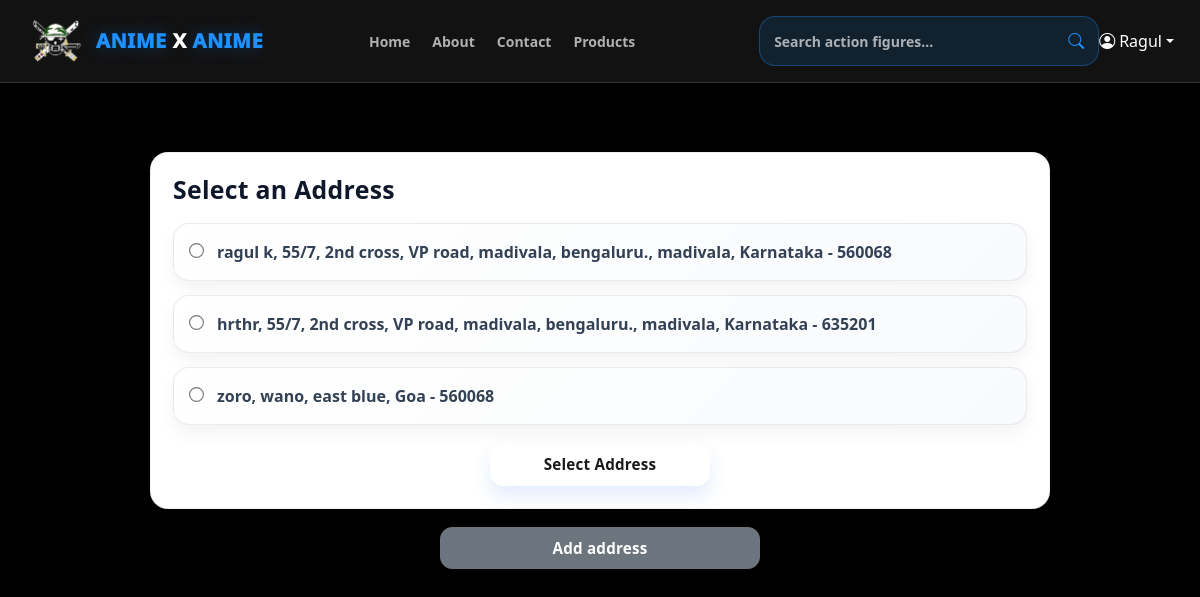
Screenshot of /orders/address/select/28/ (signed in) with the database file from the repository.
### orders/models.py (models this page shows, shortened)
class Address(models.Model):
    user = models.ForeignKey(User, on_delete=models.CASCADE, related_name="addresses")
    full_name = models.CharField(max_length=100, help_text="Full name of the recipient")
    phone_number = models.CharField(
        max_length=10,
        validators=[
            RegexValidator(r'^\d{10}$', message="Phone number must be 10 digits long.")
        ],
        help_text="Recipient's phone number"
    )
    address_line1 = models.CharField(max_length=255, help_text="Street address, P.O. Box, etc.")
    address_line2 = models.CharField(
        max_length=255, blank=True, null=True, help_text="Apartment, suite, unit, building, floor, etc."
    )
    landmark = models.CharField(
        max_length=255, blank=True, null=True, help_text="Landmark near the address"
    )
    city = models.CharField(max_length=100, help_text="City name")
    state = models.CharField(
        max_length=100,
        help_text="State name",
        choices=[
    ("Andhra Pradesh", "Andhra Pradesh"),
    ("Arunachal Pradesh", "Arunachal Pradesh"),
    ("Assam", "Assam"),
    ("Bihar", "Bihar"),
    ("Chhattisgarh", "Chhattisgarh"),
    ("Goa", "Goa"),
    ("Gujarat", "Gujarat"),
    ("Haryana", "Haryana"),
    ("Himachal Pradesh", "Himachal Pradesh"),
    ("Jharkhand", "Jharkhand"),
    ("Karnataka", "Karnataka"),
    ("Kerala", "Kerala"),
    ("Madhya Pradesh", "Madhya Pradesh"),
    ("Maharashtra", "Maharashtra"),
    ("Manipur", "Manipur"),
    ("Meghalaya", "Meghalaya"),
    ("Mizoram", "Mizoram"),
    ("Nagaland", "Nagaland"),
    ("Odisha", "Odisha"),
    ("Punjab", "Punjab"),
    ("Rajasthan", "Rajasthan"),
    ("Sikkim", "Sikkim"),
    ("Tamil Nadu", "Tamil Nadu"),
    ("Telangana", "Telangana"),
    ("Tripura", "Tripura"),
    ("Uttar Pradesh", "Uttar Pradesh"),
    ("Uttarakhand", "Uttarakhand"),
    ("West Bengal", "West Bengal"),
    ("Andaman and Nicobar Islands", "Andaman and Nicobar Islands"),
    ("Chandigarh", "Chandigarh"),
    ("Dadra and Nagar Haveli and Daman and Diu", "Dadra and Nagar Haveli and Daman and Diu"),
    ("Delhi", "Delhi"),
    ("Jammu and Kashmir", "Jammu and Kashmir"),
    ("Ladakh", "Ladakh"),
    ("Lakshadweep", "Lakshadweep"),
    ("Puducherry", "Puducherry"),
        ]
    )
    pincode = models.CharField(
        max_length=6,
        validators=[
            RegexValidator(r'^\d{6}$', message="PIN code must be 6 digits long.")
        ],
        help_text="6-digit PIN code"
    )
    country = models.CharField(
        max_length=100, default="India", editable=False, help_text="Country name"
    )
    is_default = models.BooleanField(
        default=False, help_text="Set as the default address"
    )
    created_at = models.DateTimeField(auto_now_add=True)
    updated_at = models.DateTimeField(auto_now=True)
    class Meta:
        unique_together = ('user', 'pincode', 'address_line1', 'address_line2')

### orders/views.py (the view, shortened to what this page needs)
# urls.py: path('address/select/<int:order_id>/', views.select_address_for_order, name='select_address_for_order'),
@login_required
def select_address_for_order(request, order_id):
    order = get_object_or_404(Order, id=order_id, user=request.user)
    addresses = request.user.addresses.all()
    return render(request, 'orders/select_address.html', {'order': order, 'addresses': addresses})

### templates/orders/select_address.html (shortened to what this page needs)
{% extends 'base/base.html' %}
{% block content %}
<form method="post">
    <h3>Select an Address</h3>
    <ul>
        {% for address in addresses %}
        <li>
            <label>
                <input type="radio" name="address" value="{{ address.id }}">
                {{ address.full_name }}, {{ address.address_line1 }}, {{ address.city }}, {{ address.state }} - {{ address.pincode }}
            </label>
        </li>
        {% endfor %}
    </ul>
    <button type="submit" class="btn btn-primary">Select Address</button>
</form>
<a href="{% url 'add_address'  %}?next={{request.path}}" class="btn btn-secondary">Add address</a>
{% endblock %}

### templates/base/includes/header.html (shortened to what this page needs)
{% load static %}
<header>
    <nav id="main-navbar" class="navbar navbar-expand-lg bg-dark" data-bs-theme="dark">
        <div class="container-fluid">
            <a class="navbar-brand nav-brand-link d-flex align-items-center gap-2" id="animexanimeBrand"
                href="{% url 'home_page' %}" data-href="{% url 'home_page' %}">
                <img src="{% static 'images/logo-pic2.png' %}" alt="AnimeXAnime Logo" class="nav-logo">
                <span class="brand-text d-none d-md-inline">
                    <span class="brand-white">Anime</span>
                    <span class="brand-blue">X</span>
                    <span class="brand-white">Anime</span>
                </span>
            </a>
            <div class="collapse navbar-collapse" id="navbarSupportedContent">
                <ul class="navbar-nav me-auto mb-2 mb-lg-0">
                    <li class="nav-item">
                        <a class="nav-link {% if current_page == 'home' %}active{% endif %}"
                            href="{% url 'home_page' %}">
                            Home
                        </a>
                    </li>
                    <li class="nav-item">
                        <a class="nav-link {% if current_page == 'about' %}active{% endif %}"
                            href="{% url 'about_page' %}">
                            About
                        </a>
                    </li>
                    <li class="nav-item">
                        <a class="nav-link {% if current_page == 'contact' %}active{% endif %}"
                            href="{% url 'contact_page' %}">
                            Contact
                        </a>
                    </li>
                    {% if user.is_staff %}
                    <li class="nav-item">
                        <a class="nav-link {% if current_page == 'products' %}active{% endif %}"
                            href="{% url 'products' %}">
                            Products
                        </a>
                    </li>
                    {% endif %}
                </ul>
                <div class="d-flex align-items-center gap-3">
                    <form class="nav-search" method="get" action="{% url 'search_products' %}">
                        <input name="q" value="{{ query }}" class="nav-search-input" type="search"
                            placeholder="Search action figures..." aria-label="Search">
                        <button class="nav-search-btn" type="submit">
                            <i class="bi bi-search"></i>
                        </button>
                    </form>
                    </div>
                    <div class="nav-item dropdown">
                        <a class="nav-link dropdown-toggle d-flex align-items-center" href="#"
                            data-bs-toggle="dropdown">
                            <i class="bi bi-person-circle me-1"></i>
                            {% if user.is_authenticated %}
                            {{ user.username|capfirst }}
                            {% else %}
                            Hi User!
                            {% endif %}
                        </a>
                    </div>
                </div>
            </div>
    </nav>
</header>

### static/css/style.css (style rules this page uses)
:root { --bg-primary: #000000; --bg-secondary: #121212; --bg-tertiary: #1a1a1a; --bg-card: #1e1e1e; --bg-hover: #2a2a2a; --text-primary: #ffffff; --text-secondary: #b0b0b0; --text-muted: #808080; --text-dark: #1a1a1a; --border-color: #333333; --border-light: #404040; --accent-gray: #505050; --accent-light: #e0e0e0; --accent-dark: #2a2a2a; }
body { background-color: var(--bg-primary); color: var(--text-primary); padding-top: 82px; }
header { background-color: var(--bg-primary) !important; }
.btn-primary { background-color: var(--text-primary); border-color: var(--text-primary); color: var(--text-dark); }
a { color: var(--text-secondary); text-decoration: none; }

### templates/base/includes/header.html (style rules this page uses)
#main-navbar { padding: 10px 14px; background: var(--bg-secondary) !important; border-bottom: 1px solid var(--border-color); box-shadow: 0px 18px 45px rgba(0, 0, 0, 0.3); position: fixed; top: 0; left: 0; width: 100%; z-index: 9999; }
#main-navbar .nav-logo { height: 62px; width: auto; object-fit: contain; display: block; transition: 0.25s ease; }
#main-navbar .brand-text { font-weight: 950; letter-spacing: 0.6px; text-transform: uppercase; }
#main-navbar .brand-white { color: #1e90ff; text-shadow: 0px 0px 18px rgba(30, 144, 255, 0.35); transition: 0.25s ease; }
#main-navbar .brand-blue { color: #ffffff; transition: 0.25s ease; }
#main-navbar .navbar-brand { font-size: 20px; font-weight: 900 !important; letter-spacing: 0.6px; text-transform: uppercase; }
#main-navbar .nav-brand-link { padding: 0 !important; border-radius: 0 !important; background: transparent !important; box-shadow: none !important; position: relative; overflow: hidden; user-select: none; display: inline-flex; align-items: center; gap: 10px; transform: translateZ(0); will-change: transform; transition: 0.25s ease; }
#main-navbar .nav-brand-link, #main-navbar .nav-brand-link:hover, #main-navbar .nav-brand-link:focus { text-decoration: none !important; outline: none !important; }
#main-navbar .nav-brand-link::before { content: ""; position: absolute; top: 0; left: -140%; width: 140%; height: 100%; background: linear-gradient(90deg, rgba(255, 255, 255, 0) 0%, rgba(30, 144, 255, 0.18) 25%, rgba(255, 255, 255, 0.25) 50%, rgba(30, 144, 255, 0.18) 75%, rgba(255, 255, 255, 0) 100%); opacity: 0; pointer-events: none; filter: blur(1px); }
#main-navbar .navbar-collapse { position: relative; }
#main-navbar .navbar-nav.me-auto { position: absolute; left: 40%; top: 50%; transform: translate(-100%, -50%); display: flex; align-items: center; gap: 18px; margin: 0 !important; padding: 0 !important; }
#main-navbar .navbar-collapse>.d-flex { margin-left: auto; }
#main-navbar .navbar-nav.me-auto .nav-link { font-size: 14px; font-weight: 850; color: var(--text-secondary) !important; padding: 6px 2px !important; margin: 0 !important; background: transparent !important; border-radius: 0px !important; border: none !important; position: relative; transition: 0.2s ease; }
#main-navbar .navbar-nav.me-auto .nav-link::after { content: ""; position: absolute; left: 0; bottom: -9px; width: 0%; height: 3px; background: #1e90ff; border-radius: 50px; transition: 0.25s ease; }
#main-navbar .nav-search { display: flex; align-items: center; width: 340px; max-width: 340px; background: rgba(30, 144, 255, 0.12); border: 1px solid rgba(30, 144, 255, 0.35); border-radius: 16px; overflow: hidden; transition: 0.25s ease; }
#main-navbar .nav-search-input { flex: 1; border: none !important; outline: none !important; box-shadow: none !important; background: transparent !important; color: #fff !important; font-size: 14px; font-weight: 750; padding: 12px 14px; min-width: 0; }
#main-navbar .nav-search-input::placeholder { color: rgba(255, 255, 255, 0.65); }
#main-navbar .nav-search-btn { border: none !important; background: transparent !important; color: #1e90ff !important; padding: 12px 14px; font-size: 16px; transition: 0.2s ease; }

### rows the page displays
Address: full_name "ragul k", address_line1 "55/7, 2nd cross, VP road, madivala, bengaluru.", city "madivala", state "Karnataka", pincode "560068"
Address: full_name "hrthr", address_line1 "55/7, 2nd cross, VP road, madivala, bengaluru.", city "madivala", state "Karnataka", pincode "635201"
Address: full_name "zoro", address_line1 "wano", city "east blue", state "Goa", pincode "560068"

### other values shown
{{ user.username|capfirst }} "Ragul"
